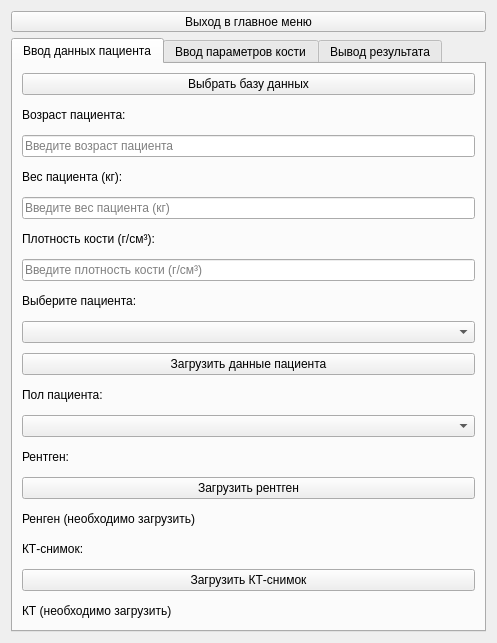
<?xml version="1.0" encoding="UTF-8"?>
<ui version="4.0">
 <class>calc</class>
 <widget class="QWidget" name="calc">
  <property name="geometry">
   <rect>
    <x>0</x>
    <y>0</y>
    <width>497</width>
    <height>643</height>
   </rect>
  </property>
  <property name="windowTitle">
   <string>Form</string>
  </property>
  <layout class="QGridLayout" name="gridLayout_2">
   <item row="0" column="0">
    <widget class="QToolButton" name="exitMainButton">
     <property name="sizePolicy">
      <sizepolicy hsizetype="Expanding" vsizetype="Fixed">
       <horstretch>0</horstretch>
       <verstretch>0</verstretch>
      </sizepolicy>
     </property>
     <property name="text">
      <string>Выход в главное меню</string>
     </property>
    </widget>
   </item>
   <item row="1" column="0">
    <widget class="QTabWidget" name="tabWidget">
     <property name="currentIndex">
      <number>0</number>
     </property>
     <widget class="QWidget" name="tab">
      <attribute name="title">
       <string>Ввод данных пациента</string>
      </attribute>
      <layout class="QGridLayout" name="gridLayout_4">
       <item row="0" column="0">
        <layout class="QGridLayout" name="gridLayout_3">
         <item row="0" column="0">
          <layout class="QVBoxLayout" name="patient_layout">
           <property name="spacing">
            <number>10</number>
           </property>
           <item>
            <widget class="QPushButton" name="select_db_button">
             <property name="text">
              <string>Выбрать базу данных</string>
             </property>
            </widget>
           </item>
           <item>
            <widget class="QLabel" name="label_2">
             <property name="text">
              <string>Возраст пациента:</string>
             </property>
            </widget>
           </item>
           <item>
            <widget class="QLineEdit" name="age_input">
             <property name="inputMask">
              <string/>
             </property>
             <property name="text">
              <string/>
             </property>
             <property name="placeholderText">
              <string>Введите возраст пациента</string>
             </property>
            </widget>
           </item>
           <item>
            <widget class="QLabel" name="label_3">
             <property name="text">
              <string>Вес пациента (кг):</string>
             </property>
            </widget>
           </item>
           <item>
            <widget class="QLineEdit" name="weight_input">
             <property name="text">
              <string/>
             </property>
             <property name="placeholderText">
              <string>Введите вес пациента (кг)</string>
             </property>
            </widget>
           </item>
           <item>
            <widget class="QLabel" name="label_4">
             <property name="text">
              <string>Плотность кости (г/см³):</string>
             </property>
            </widget>
           </item>
           <item>
            <widget class="QLineEdit" name="density_input">
             <property name="text">
              <string/>
             </property>
             <property name="placeholderText">
              <string>Введите плотность кости (г/см³)</string>
             </property>
            </widget>
           </item>
           <item>
            <widget class="QLabel" name="label">
             <property name="text">
              <string>Выберите пациента:</string>
             </property>
            </widget>
           </item>
           <item>
            <widget class="QComboBox" name="patient_selection_combo"/>
           </item>
           <item>
            <widget class="QPushButton" name="load_patient_button">
             <property name="text">
              <string>Загрузить данные пациента</string>
             </property>
            </widget>
           </item>
           <item>
            <widget class="QLabel" name="label_5">
             <property name="text">
              <string>Пол пациента:</string>
             </property>
            </widget>
           </item>
           <item>
            <widget class="QComboBox" name="gender_input"/>
           </item>
           <item>
            <widget class="QLabel" name="label_11">
             <property name="text">
              <string>Рентген:</string>
             </property>
            </widget>
           </item>
           <item>
            <widget class="QPushButton" name="xray_button">
             <property name="text">
              <string>Загрузить рентген</string>
             </property>
            </widget>
           </item>
           <item>
            <widget class="QLabel" name="xray_label">
             <property name="text">
              <string>Ренген (необходимо загрузить)</string>
             </property>
            </widget>
           </item>
           <item>
            <widget class="QLabel" name="label_12">
             <property name="text">
              <string>КТ-снимок:</string>
             </property>
            </widget>
           </item>
           <item>
            <widget class="QPushButton" name="ct_scan_button">
             <property name="text">
              <string>Загрузить КТ-снимок</string>
             </property>
            </widget>
           </item>
           <item>
            <widget class="QLabel" name="ct_scan_label">
             <property name="text">
              <string>КТ (необходимо загрузить)</string>
             </property>
            </widget>
           </item>
          </layout>
         </item>
        </layout>
       </item>
      </layout>
     </widget>
     <widget class="QWidget" name="tab_2">
      <attribute name="title">
       <string>Ввод параметров кости</string>
      </attribute>
      <layout class="QVBoxLayout" name="verticalLayout">
       <item>
        <layout class="QGridLayout" name="gridLayout_5">
         <item row="0" column="0">
          <layout class="QVBoxLayout" name="joint_layout">
           <property name="spacing">
            <number>20</number>
           </property>
           <item>
            <widget class="QLabel" name="label_6">
             <property name="text">
              <string>Размер сустава (мм):</string>
             </property>
            </widget>
           </item>
           <item>
            <widget class="QLineEdit" name="joint_size_input">
             <property name="text">
              <string>Введите размер сустава (мм)</string>
             </property>
            </widget>
           </item>
           <item>
            <widget class="QLabel" name="label_7">
             <property name="text">
              <string>Форма кости:</string>
             </property>
            </widget>
           </item>
           <item>
            <widget class="QComboBox" name="bone_shape_input"/>
           </item>
           <item>
            <widget class="QLabel" name="label_8">
             <property name="text">
              <string>Положение сустава:</string>
             </property>
            </widget>
           </item>
           <item>
            <widget class="QComboBox" name="joint_position_input"/>
           </item>
           <item>
            <widget class="QLabel" name="label_9">
             <property name="text">
              <string>Угол наклона сустава (градусы):</string>
             </property>
            </widget>
           </item>
           <item>
            <widget class="QLineEdit" name="joint_angle_input">
             <property name="text">
              <string>Введите угол наклона сустава (градусы)</string>
             </property>
            </widget>
           </item>
          </layout>
         </item>
        </layout>
       </item>
      </layout>
     </widget>
     <widget class="QWidget" name="tab_3">
      <attribute name="title">
       <string>Вывод результата</string>
      </attribute>
      <layout class="QVBoxLayout" name="verticalLayout_2">
       <item>
        <layout class="QVBoxLayout" name="result_layout">
         <property name="spacing">
          <number>20</number>
         </property>
         <item>
          <widget class="QPushButton" name="calc_button">
           <property name="text">
            <string>Рассчитать</string>
           </property>
          </widget>
         </item>
         <item>
          <widget class="QPushButton" name="open_stl_button">
           <property name="text">
            <string>Открыть STL модель</string>
           </property>
          </widget>
         </item>
         <item>
          <widget class="QPushButton" name="classify_button">
           <property name="text">
            <string>Найти подходящий протез</string>
           </property>
          </widget>
         </item>
         <item>
          <widget class="QPushButton" name="clearButton">
           <property name="text">
            <string>Очистить поле вывода</string>
           </property>
          </widget>
         </item>
         <item>
          <widget class="QTextEdit" name="result_output">
           <property name="readOnly">
            <bool>true</bool>
           </property>
           <property name="html">
            <string>&lt;!DOCTYPE HTML PUBLIC &quot;-//W3C//DTD HTML 4.0//EN&quot; &quot;http://www.w3.org/TR/REC-html40/strict.dtd&quot;&gt;
&lt;html&gt;&lt;head&gt;&lt;meta name=&quot;qrichtext&quot; content=&quot;1&quot; /&gt;&lt;style type=&quot;text/css&quot;&gt;
p, li { white-space: pre-wrap; }
&lt;/style&gt;&lt;/head&gt;&lt;body style=&quot; font-family:'MS Shell Dlg 2'; font-size:7.8pt; font-weight:400; font-style:normal;&quot;&gt;
&lt;p style=&quot;-qt-paragraph-type:empty; margin-top:0px; margin-bottom:0px; margin-left:0px; margin-right:0px; -qt-block-indent:0; text-indent:0px;&quot;&gt;&lt;br /&gt;&lt;/p&gt;&lt;/body&gt;&lt;/html&gt;</string>
           </property>
          </widget>
         </item>
        </layout>
       </item>
      </layout>
     </widget>
    </widget>
   </item>
  </layout>
 </widget>
 <resources/>
 <connections/>
</ui>
